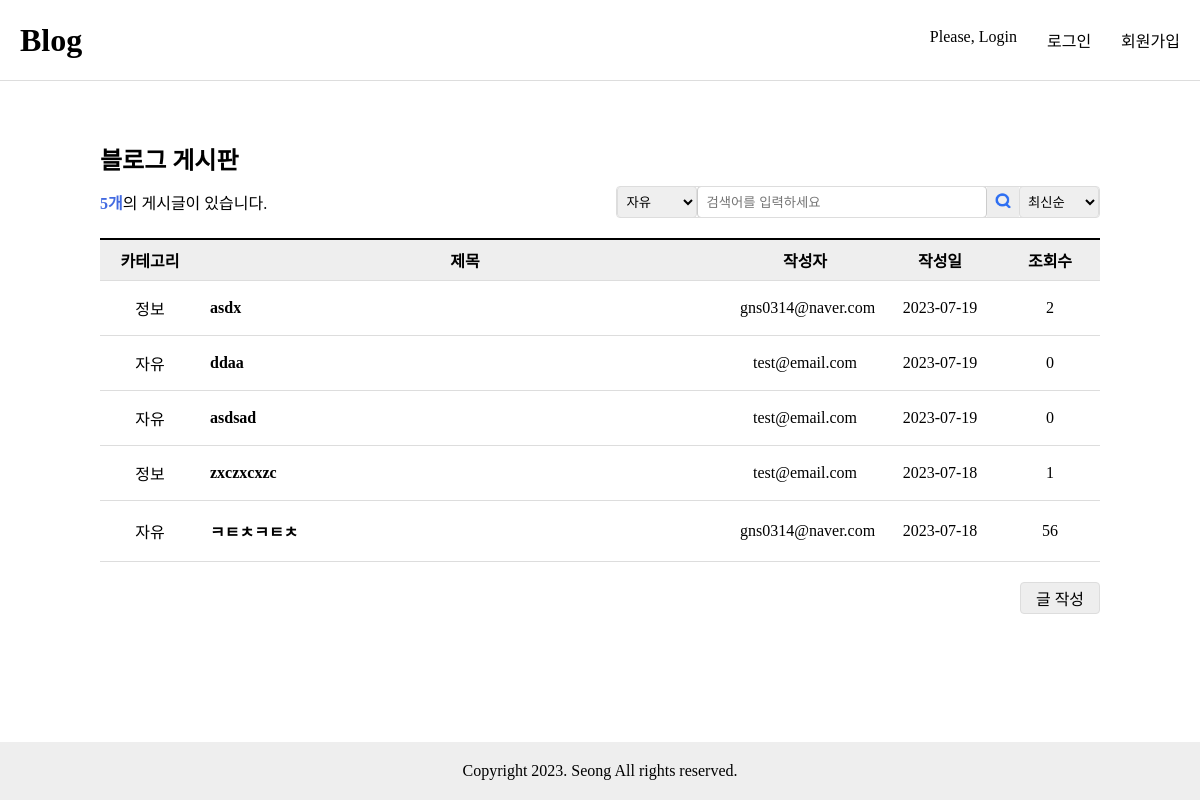
Page /blog/ on the earlier database version.
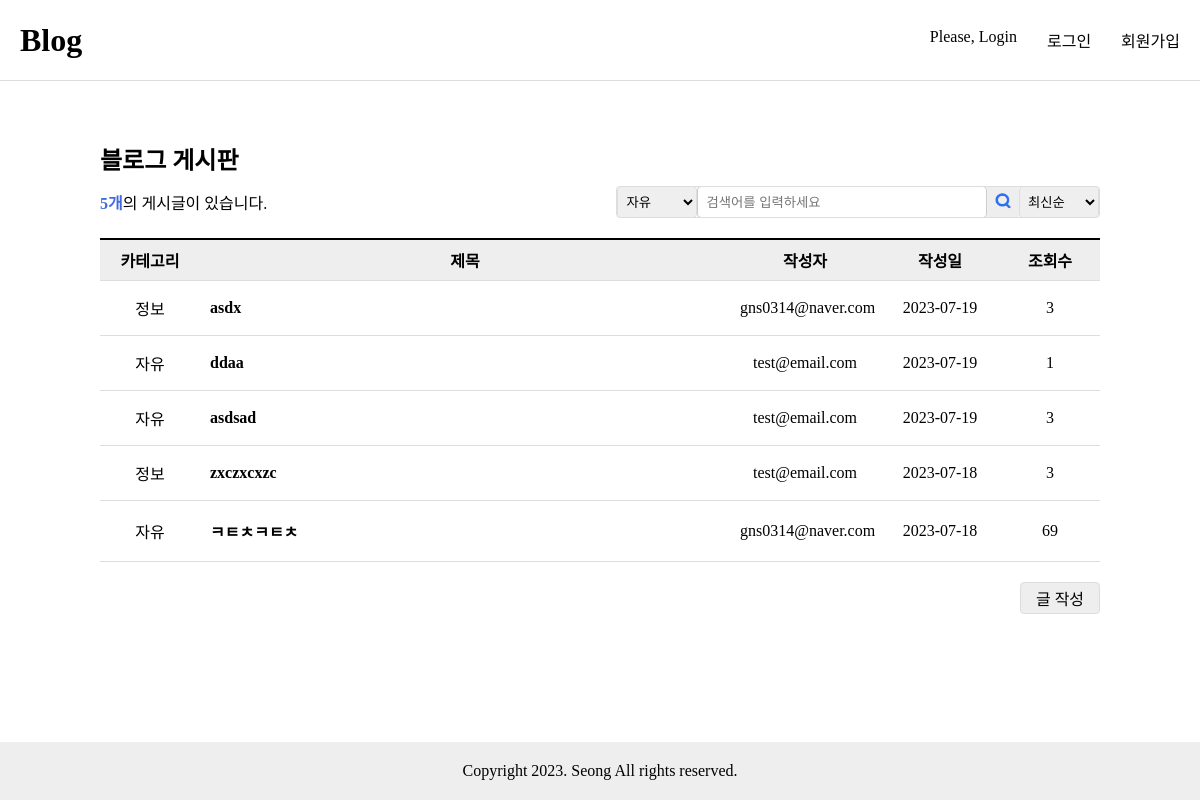
Same page on the later database version.
### blog/models.py (models this page shows, shortened)
class Post(models.Model):
    title = models.CharField(max_length=30)
    content = models.TextField()
    writer = models.ForeignKey(User, on_delete=models.CASCADE)
    category = models.CharField(max_length=30, choices= category_select, default='자유')
    created_at = models.DateTimeField(auto_now_add=True)
    updated_at = models.DateTimeField(auto_now=True)
    is_deleted = models.BooleanField(default=False)
    hit = models.PositiveBigIntegerField(default=0)

### user/models.py (models this page shows)
class User(AbstractUser):
    username = None
    email = models.EmailField(unique=True, max_length=255)
    name = models.CharField(max_length=50, null=True, blank=True)
    is_staff = models.BooleanField(default=False)
    is_superuser = models.BooleanField(default=False)
    is_active = models.BooleanField(default=True)
    last_login = models.DateTimeField(null=True, blank=True)
    date_joined = models.DateTimeField(auto_now_add=True)
    USERNAME_FIELD = 'email'
    EMAIL_FIELD = 'email'
    REQUIRED_FIELDS = []
    objects = UserManager()

### blog/views.py (the view)
# urls.py: path("", views.Index.as_view(), name='list'),
class Index(View):
    def get(self, request):
        post_objs = Post.objects.all().order_by('-created_at')
        cnt = Post.objects.count()
        context = {
            'posts': post_objs,
            'cnt': cnt
        }
        return render(request, 'blog/post_list.html', context)

### blog/templates/blog/post_list.html (shortened to what this page needs)
{% extends 'base.html' %}
{% load static %}
{% block content %}
<div class="main">
    <h2 class="main-title">블로그 게시판</h2>
    {% if posts %}
    <div class="board-top">
        <p class="main-desc"><strong>{{ cnt }}개</strong>의 게시글이 있습니다.</p>
        <div>
            <form action="{% url 'blog:search' %}" method="GET" class="search-form">
                <select name="category" id="category">
                    <option value="자유">자유</option>
                </select>
                <input id="search" type="text" name="search_word" placeholder="검색어를 입력하세요">
                <button type="submit"><img src="{% static 'img/icon-search.png' %}" alt="검색"></button>
                <select name="sort" id="sort">
                    <option value="latest" {% if sort_by == 'latest' %}selected{% endif %}>최신순</option>
                </select>
            </form>
        </div>
    </div>
    <table class="table list">
        <colgroup>
            <col style="width: 100px" />
            <col />
            <col style="width: 150px" />
            <col style="width: 120px" />
            <col style="width: 100px" />
        </colgroup>
        <thead>
            <tr>
                <th>카테고리</th>
                <th>제목</th>
                <th>작성자</th>
                <th>작성일</th>
                <th>조회수</th>
            </tr>
        </thead>
        <tbody>
            {% for post in posts %}
            <tr>
                <td>{{ post.category }}</td>
                <td><a href="{% url 'blog:detail' pk=post.pk %}" >{{ post.title }}</a></td>
                <td>{{ post.writer }}</td>
                <td>{{ post.created_at|date:"Y-m-d" }}</td>
                <td>{{ post.hit }}</td>
            </tr>
            {% endfor %}
        </tbody>
    </table>
    {% else %}
    <p>작성된 게시물이 없습니다.</p>
    {% endif %}
    <div class="btn-group">
        <form action="{% url 'blog:write' %}" method="get">
            <button type="submit" class="btn">글 작성</button>
        </form>
    </div>
</div>
    {% endblock %}

Differences in the rows shown:
changed Post "asdx": hit "2" → "3"
changed Post "ddaa": hit "0" → "1"
changed Post "asdsad": hit "0" → "3"
changed Post "zxczxcxzc": hit "1" → "3"
changed Post "ㅋㅌㅊㅋㅌㅊ": hit "56" → "69"
